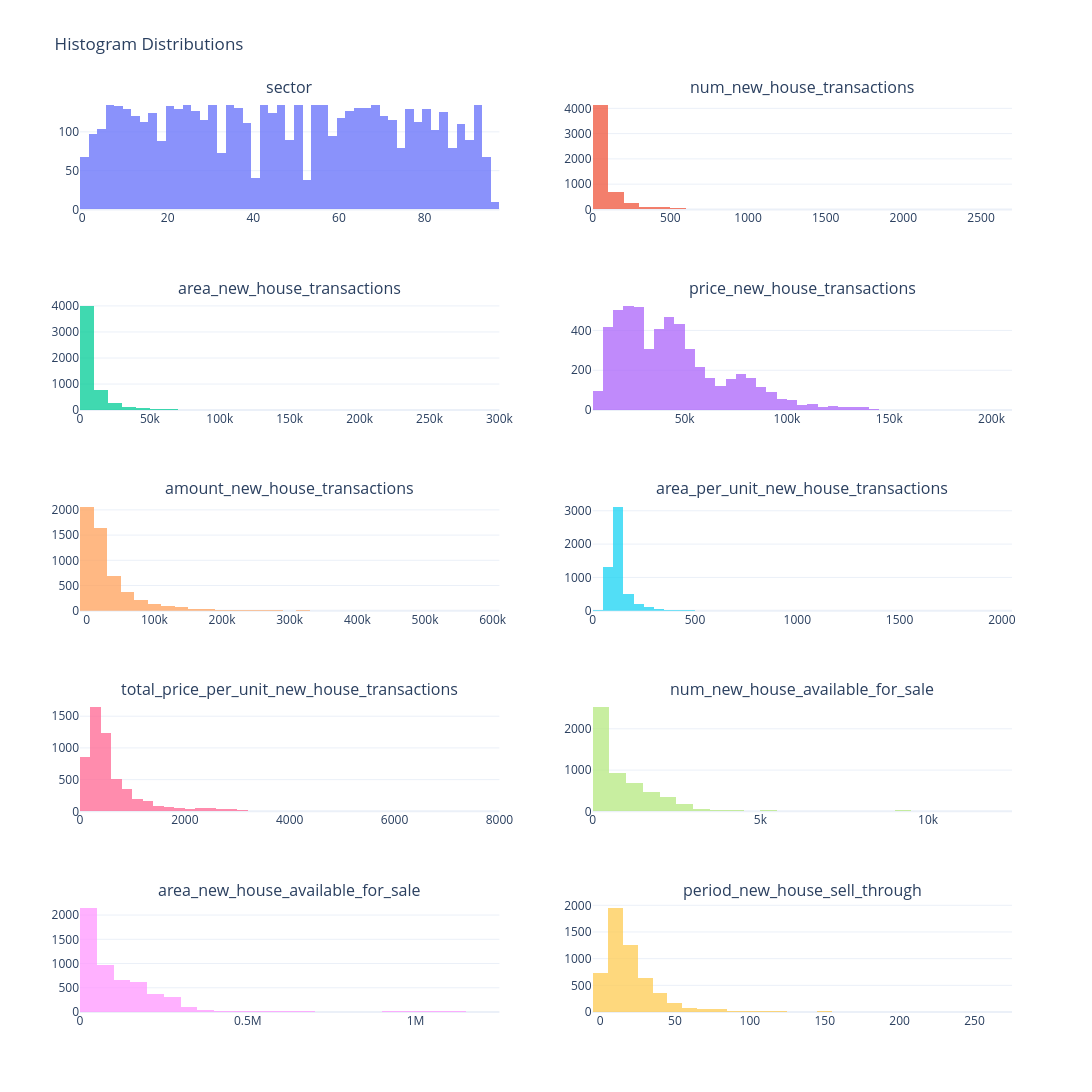

Notebook code for this chart:
### Code cell
cols = new_trans.select_dtypes(['int64', 'float64']).columns.to_list()

# Tạo subplot 4x2
fig = sp.make_subplots(
    rows=5,
    cols=2,
    subplot_titles=cols
)

# Loop từng cột
for i, col in enumerate(cols):

    row = i // 2 + 1
    col_pos = i % 2 + 1

    data = new_trans[col].dropna()

    # Histogram
    hist = go.Histogram(
        x=data,
        nbinsx=50,
        name=col,
        opacity=0.75,
        showlegend=False
    )

    fig.add_trace(hist, row=row, col=col_pos)

# Update layout
fig.update_layout(
    height=1400,
    width=1200,
    title_text="Histogram Distributions",
    template="plotly_white"
)

fig.show()

### Figure 1 — Plotly figure (JSON) as saved in the notebook; plotly's stock layout.template omitted (floating-point values rounded to 4 significant figures; data arrays with more than 128 entries replaced by an {"elided": "..."} marker saying what was removed)
{"data": [{"name": "sector", "nbinsx": 50, "opacity": 0.75, "showlegend": false, "type": "histogram", "x": {"elided": "5433 int values"}, "xaxis": "x", "yaxis": "y"}, {"name": "num_new_house_transactions", "nbinsx": 50, "opacity": 0.75, "showlegend": false, "type": "histogram", "x": {"elided": "5433 int values"}, "xaxis": "x2", "yaxis": "y2"}, {"name": "area_new_house_transactions", "nbinsx": 50, "opacity": 0.75, "showlegend": false, "type": "histogram", "x": {"elided": "5433 int values"}, "xaxis": "x3", "yaxis": "y3"}, {"name": "price_new_house_transactions", "nbinsx": 50, "opacity": 0.75, "showlegend": false, "type": "histogram", "x": {"elided": "5433 int values"}, "xaxis": "x4", "yaxis": "y4"}, {"name": "amount_new_house_transactions", "nbinsx": 50, "opacity": 0.75, "showlegend": false, "type": "histogram", "x": {"elided": "5433 float values"}, "xaxis": "x5", "yaxis": "y5"}, {"name": "area_per_unit_new_house_transactions", "nbinsx": 50, "opacity": 0.75, "showlegend": false, "type": "histogram", "x": {"elided": "5433 int values"}, "xaxis": "x6", "yaxis": "y6"}, {"name": "total_price_per_unit_new_house_transactions", "nbinsx": 50, "opacity": 0.75, "showlegend": false, "type": "histogram", "x": {"elided": "5433 float values"}, "xaxis": "x7", "yaxis": "y7"}, {"name": "num_new_house_available_for_sale", "nbinsx": 50, "opacity": 0.75, "showlegend": false, "type": "histogram", "x": {"elided": "5419 float values"}, "xaxis": "x8", "yaxis": "y8"}, {"name": "area_new_house_available_for_sale", "nbinsx": 50, "opacity": 0.75, "showlegend": false, "type": "histogram", "x": {"elided": "5419 float values"}, "xaxis": "x9", "yaxis": "y9"}, {"name": "period_new_house_sell_through", "nbinsx": 50, "opacity": 0.75, "showlegend": false, "type": "histogram", "x": {"elided": "5419 float values"}, "xaxis": "x10", "yaxis": "y10"}], "layout": {"annotations": [{"font": {"size": 16}, "showarrow": false, "text": "sector", "x": 0.225, "xanchor": "center", "xref": "paper", "y": 1, "yanchor": "bottom", "yref": "paper"}, {"font": {"size": 16}, "showarrow": false, "text": "num_new_house_transactions", "x": 0.775, "xanchor": "center", "xref": "paper", "y": 1, "yanchor": "bottom", "yref": "paper"}, {"font": {"size": 16}, "showarrow": false, "text": "area_new_house_transactions", "x": 0.225, "xanchor": "center", "xref": "paper", "y": 0.78, "yanchor": "bottom", "yref": "paper"}, {"font": {"size": 16}, "showarrow": false, "text": "price_new_house_transactions", "x": 0.775, "xanchor": "center", "xref": "paper", "y": 0.78, "yanchor": "bottom", "yref": "paper"}, {"font": {"size": 16}, "showarrow": false, "text": "amount_new_house_transactions", "x": 0.225, "xanchor": "center", "xref": "paper", "y": 0.56, "yanchor": "bottom", "yref": "paper"}, {"font": {"size": 16}, "showarrow": false, "text": "area_per_unit_new_house_transactions", "x": 0.775, "xanchor": "center", "xref": "paper", "y": 0.56, "yanchor": "bottom", "yref": "paper"}, {"font": {"size": 16}, "showarrow": false, "text": "total_price_per_unit_new_house_transactions", "x": 0.225, "xanchor": "center", "xref": "paper", "y": 0.34, "yanchor": "bottom", "yref": "paper"}, {"font": {"size": 16}, "showarrow": false, "text": "num_new_house_available_for_sale", "x": 0.775, "xanchor": "center", "xref": "paper", "y": 0.34, "yanchor": "bottom", "yref": "paper"}, {"font": {"size": 16}, "showarrow": false, "text": "area_new_house_available_for_sale", "x": 0.225, "xanchor": "center", "xref": "paper", "y": 0.12, "yanchor": "bottom", "yref": "paper"}, {"font": {"size": 16}, "showarrow": false, "text": "period_new_house_sell_through", "x": 0.775, "xanchor": "center", "xref": "paper", "y": 0.12, "yanchor": "bottom", "yref": "paper"}], "height": 1400, "title": {"text": "Histogram Distributions"}, "width": 1200, "xaxis": {"anchor": "y", "domain": [0, 0.45]}, "xaxis10": {"anchor": "y10", "domain": [0.55, 1]}, "xaxis2": {"anchor": "y2", "domain": [0.55, 1]}, "xaxis3": {"anchor": "y3", "domain": [0, 0.45]}, "xaxis4": {"anchor": "y4", "domain": [0.55, 1]}, "xaxis5": {"anchor": "y5", "domain": [0, 0.45]}, "xaxis6": {"anchor": "y6", "domain": [0.55, 1]}, "xaxis7": {"anchor": "y7", "domain": [0, 0.45]}, "xaxis8": {"anchor": "y8", "domain": [0.55, 1]}, "xaxis9": {"anchor": "y9", "domain": [0, 0.45]}, "yaxis": {"anchor": "x", "domain": [0.88, 1]}, "yaxis10": {"anchor": "x10", "domain": [0, 0.12]}, "yaxis2": {"anchor": "x2", "domain": [0.88, 1]}, "yaxis3": {"anchor": "x3", "domain": [0.66, 0.78]}, "yaxis4": {"anchor": "x4", "domain": [0.66, 0.78]}, "yaxis5": {"anchor": "x5", "domain": [0.44, 0.56]}, "yaxis6": {"anchor": "x6", "domain": [0.44, 0.56]}, "yaxis7": {"anchor": "x7", "domain": [0.22, 0.34]}, "yaxis8": {"anchor": "x8", "domain": [0.22, 0.34]}, "yaxis9": {"anchor": "x9", "domain": [0, 0.12]}}}
